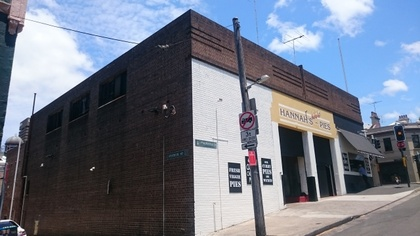
%> input picture Random Workstation/Sample Images/DSC_0764.JPG, 420 x 236 px, shrunk from 640 x 360 before the run
$ octave demo_final.m   (GNU Octave 9; MATLAB toolbox functions it lacks are replaced by stand-ins)
%> lines starting %> are read from the running program, lines starting %| are printed output that depends on the picture
### Random Workstation/getLines.m
% lines = APPgetLargeConnectedEdges(grayIm, minLen)
%
% Uses the method of Video Compass [Kosecka, et al 2002] to get long,
% straight edges.
%
% Input:
%   grayIm: grayscale image to be analyzed
%   minLen: minimum length in pixels for edge (suggested 0.025*diagonal)
% Output:
%   lines: parameters for long, straight lines
%          (nlines, [x1 x2 y1 y2 theta r])
%
% To display result:
%   figure(1), hold off, imshow(grayIm)
%   figure(1), hold on, plot(lines(:, [1 2])', lines(:, [3 4])')
%
% Copyright(C) Derek Hoiem, Carnegie Mellon University, 2007
function lines = getLines(grayIm, minLen)

%% 1. Canny edge detection
[dX, dY] = gradient(conv2(grayIm, fspecial('gaussian', 7, 1.5), 'same'));
im_canny = edge(grayIm, 'canny');

% Remove border edges
im_canny([1 2 end-1 end], :) = 0;
im_canny(:, [1 2 end-1 end]) = 0;
height = size(im_canny, 1);
ind = find(im_canny > 0);

% Gradient direction qunatisaion, in this case we has 8 direction
num_dir = 8;
dX_ind = dX(ind);
dY_ind = dY(ind);
a_ind = atan(dX_ind ./ (dY_ind+1E-10));

% a_ind ranges from 1 to num_dir with bin centered around pi/2
a_ind = ceil(mod(a_ind/pi*num_dir-0.5, num_dir));
%[g, gn] = grp2idx(a_ind);

% get the indices of edges in each direction
for i = 1:num_dir
    direction(i).ind = ind(find(a_ind==i));
end


% remove edges that are too small and give all edges that have the same
% direction a unique id
% edges(height, width, [angle id])
lines = zeros(2000, 9);

used = zeros(size(im_canny));

line_count = 0;
for k = 1:num_dir

    num_ind = 0;
    for m = (k-1):k+1
        num_ind = num_ind + sum(~used(direction(mod(m-1, num_dir)+1).ind));
    end

    ind = zeros(num_ind, 1);
    dir_im = zeros(size(im_canny));

    count = 0;
    for m = (k-1):k+1
        m2 = mod(m-1, num_dir)+1;
        tind = direction(m2).ind(~used(direction(m2).ind));
        tmpcount = length(tind);
        ind(count+1:count+tmpcount) = tind;
        count = count + tmpcount;
    end
    dir_im(ind) = 1;

    [tmpL, num_edges] = bwlabel(dir_im, 8);

    % get the number of pixels in each edge
    edge_size = zeros(num_edges, 1);
    edges = repmat(struct('ind', zeros(200, 1)), num_edges, 1);
    for i = 1:length(ind)
        id = tmpL(ind(i));
        edge_size(id) = edge_size(id) + 1;
        edges(id).ind(edge_size(id)) = ind(i);
    end

    for i = 1:num_edges
        edges(i).ind = edges(i).ind(1:edge_size(i));
    end

    % get the endpoints of the long edges and an image of the long edges
    for id = 1:num_edges
        if edge_size(id) > minLen

            y = mod(edges(id).ind-1, height)+1;
            x = floor((edges(id).ind-1) / height)+1;

            mean_x = mean(x);
            mean_y = mean(y);
            zmx = (x-mean_x);
            zmy = (y-mean_y);
            D = [sum(zmx.^2) sum(zmx.*zmy); sum(zmx.*zmy) sum(zmy.^2)];
            [v, lambda] = eig(D);
            theta = atan2(v(2, 2) , v(1, 2));
            if lambda(1,1)>0
                conf = lambda(2,2)/lambda(1,1);
            else
                conf = 100000;
            end

            if conf >= 400
                line_count = line_count+1;
                used(edges(id).ind) = 1;
                l = sqrt((max(x)-min(x))^2 + (max(y)-min(y))^2);
                x1 = mean_x - cos(theta)*l/2;
                x2 = mean_x + cos(theta)*l/2;
                y1 = mean_y - sin(theta)*l/2;
                y2 = mean_y + sin(theta)*l/2;
                theta = theta - pi / 2;
                r = mean_x*cos(theta)+mean_y*sin(theta);
                lines(line_count, 1:9) = [x1 x2 y1 y2 theta r l mean_x mean_y];
            end
        end
    end
end
lines = lines(1:line_count, :);

### Random Workstation/detectVanishingPoint.m
function [ vanishing, point, foc ] = detectVanishingPoint(g, f, line )
    point = zeros((size(line,1) - 1)*size(line,1)/2,2);
    count = 0;
    for i = 1:size(line,1)
        for j = i + 1:size(line,1)
            theta1 = line(i,5);
            theta2 = line(j,5);
            rho1 = line(i,6);
            rho2 = line(j,6);
            y = (rho1 * cos(theta2) - rho2 * cos(theta1)) / ...
                sin(theta1 - theta2);
            x = (rho1 * sin(theta2) - rho2 * sin(theta1)) / ...
                sin(theta2 - theta1);
            count = count + 1;
            point(count,1) = x;
            point(count,2) = y;
        end
    end
    point = point(1:count,:);
    point(:,1) = point(:,1) - size(f,2) / 2;
    point(:,2) = point(:,2) - size(f,1) / 2;

    radius = sqrt(point(:,1).*point(:,1) + point(:,2).*point(:,2));
    point = point(find(radius > norm(size(f))/2),:);
    theta = atan2(point(:,2),point(:,1));
    T = -pi:0.01:pi;

    theta_bin = histc(theta,T);
    if false
        figure,bar(theta_bin)
        tb = theta_bin;
    end
    nhood =  60;
    dec = 1;
    [~, ix1] = max(theta_bin);
    theta_bin(max(ix1-nhood,1):min(ix1+nhood,length(T))) = 0;
    if ix1 + nhood > length(T)
        theta_bin(1:mod(ix1 + nhood,length(T))) = 0;
    elseif ix1 - nhood < 1
        theta_bin(mod(ix1 - nhood - 1,length(T)):length(T)) = 0;
    end

    temp = ix1;
    ix1 = mod(ix1 + round(length(T)/2),length(T));
    theta_bin(max(ix1-nhood,1):min(ix1+nhood,length(T))) = dec*theta_bin(max(ix1-nhood,1):min(ix1+nhood,length(T)));
    if ix1 + nhood > length(T)
        theta_bin(1:mod(ix1 + nhood,length(T))) = dec*theta_bin(1:mod(ix1 + nhood,length(T)));
    elseif ix1 - nhood < 1
        theta_bin(mod(ix1 - nhood - 1,length(T)):length(T)) = dec*theta_bin(mod(ix1 - nhood - 1,length(T)):length(T));
    end
    ix1 = temp;


    [~, ix2] = max(theta_bin);
    theta_bin(max(ix2-nhood,1):min(ix2+nhood,length(T))) = 0;
    if ix2 + nhood > length(T)
        theta_bin(1:mod(ix2 + nhood,length(T))) = 0;
    elseif ix2 - nhood < 1
        theta_bin(mod(ix2 - nhood - 1,length(T)):length(T)) = 0;
    end

    temp = ix2;
    ix2 = mod(ix2 + round(length(T)/2),length(T));
    theta_bin(max(ix2-nhood,1):min(ix2+nhood,length(T))) = dec*theta_bin(max(ix2-nhood,1):min(ix2+nhood,length(T)));
    if ix2 + nhood > length(T)
        theta_bin(1:mod(ix2 + nhood,length(T))) = dec*theta_bin(1:mod(ix2 + nhood,length(T)));
    elseif ix2 - nhood < 1
        theta_bin(mod(ix2 - nhood - 1,length(T)):length(T)) = dec*theta_bin(mod(ix2 - nhood - 1,length(T)):length(T));
    end
    ix2 = temp;


    [~, ix3] = max(theta_bin);
    theta_bin(max(ix3-nhood,1):min(ix3+nhood,length(T))) = 0;
    if ix3 + nhood > length(T)
        theta_bin(1:mod(ix3 + nhood,length(T))) = 0;
    elseif ix3 - nhood < 1
        theta_bin(mod(ix3 - nhood - 1,length(T)):length(T)) = 0;
    end

    temp = ix3;
    ix3 = mod(ix3 + round(length(T)/2),length(T));
    theta_bin(max(ix3-nhood,1):min(ix3+nhood,length(T))) = dec*theta_bin(max(ix3-nhood,1):min(ix3+nhood,length(T)));
    if ix3 + nhood > length(T)
        theta_bin(1:mod(ix3 + nhood,length(T))) = dec*theta_bin(1:mod(ix3 + nhood,length(T)));
    elseif ix3 - nhood < 1
        theta_bin(mod(ix3 - nhood - 1,length(T)):length(T)) = dec*theta_bin(mod(ix3 - nhood - 1,length(T)):length(T));
    end
    ix3 = temp;


    c1 = cos(T(ix1));
    c2 = cos(T(ix2));
    c3 = cos(T(ix3));
    s1 = sin(T(ix1));
    s2 = sin(T(ix2));
    s3 = sin(T(ix3));


    n1 = [c1;s1];
    n2 = [c2;s2];
    n3 = [c3;s3];
    proj = repmat(point*n1,1,2).*repmat(n1',size(point,1),1);
    temp = point - proj;
    dist = sqrt(temp(:,1).*temp(:,1) + temp(:,2).*temp(:,2));
    len = sqrt(point(:,1).*point(:,1) + point(:,2).*point(:,2));
    ratio = dist./ len;
    threshold = 0.26;
    proj = proj(find(ratio < threshold),:);
    proj = proj(find(proj(:,1)*n1(1) > 0),:);
    proj1 = proj;

    proj = repmat(point*n2,1,2).*repmat(n2',size(point,1),1);
    temp = point - proj;
    dist = sqrt(temp(:,1).*temp(:,1) + temp(:,2).*temp(:,2));
    len = sqrt(point(:,1).*point(:,1) + point(:,2).*point(:,2));
    ratio = dist./ len;
    threshold = 0.26;
    proj = proj(find(ratio < threshold),:);
    proj = proj(find(proj(:,1)*n2(1) > 0),:);
    temp = proj*n2;
    proj2 = proj;

    proj = repmat(point*n3,1,2).*repmat(n3',size(point,1),1);
    temp = point - proj;
    dist = sqrt(temp(:,1).*temp(:,1) + temp(:,2).*temp(:,2));
    len = sqrt(point(:,1).*point(:,1) + point(:,2).*point(:,2));
    ratio = dist./ len;
    threshold = 0.26;
    proj = proj(find(ratio < threshold),:);
    proj = proj(find(proj(:,1)*n3(1) > 0),:);
    temp = proj*n3;
    proj3 = proj;

    dist1 = sqrt(proj1(:,1).*proj1(:,1) + proj1(:,2).*proj1(:,2));
    dist2 = sqrt(proj2(:,1).*proj2(:,1) + proj2(:,2).*proj2(:,2));
    dist3 = sqrt(proj3(:,1).*proj3(:,1) + proj3(:,2).*proj3(:,2));

    d1 = sqrt(abs((-c2*c3-s2*s3)/(-c1*c2-s1*s2)/(-c1*c3-s1*s3)));
    d2 = sqrt(abs((-c1*c3-s1*s3)/(-c2*c1-s2*s1)/(-c2*c3-s2*s3)));
    d3 = sqrt(abs((-c1*c2-s1*s2)/(-c1*c3-s1*s3)/(-c2*c3-s2*s3)));

    foc1 = dist1 ./ d1;
    foc2 = dist2 ./ d2;
    foc3 = dist3 ./ d3;
    F = 0.7*norm(size(f)):1:4*norm(size(f));
    foc_bin1 = histc(foc1,F);
    foc_bin2 = histc(foc2,F);
    foc_bin3 = histc(foc3,F);
    w1 = 1;w2 = 1;w3 = 1;
    foc_bin = w1.*foc_bin1 + w2.*foc_bin2 + w3.*foc_bin3;
    fb1 = foc_bin;
    foc_bin = imfilter(foc_bin,ones(30,1)/30);
    [~,foc_ix] = max(foc_bin);
    foc = F(foc_ix);

    vanishing = [foc*d1*n1';
        foc*d2*n2';
        foc*d3*n3'];

end

### Random Workstation/drawVanishingPoint.m
function [] = drawVanishingPoint( refImg_original, refImg, refImg_vanishing, refImg_point, refImg_foc )
%UNTITLED Summary of this function goes here
if true
    figure,
    imshow(refImg_original)
    hold on;
    ri = randperm(size(refImg_point,1));
    if length(ri) > 2000
        ri = ri(1:2000);
    end
% [6 lines of commented-out code are left out]
    lt = min(refImg_vanishing(:,1)) + size(refImg,2)/2 - 300;
    rt = max(refImg_vanishing(:,1)) + size(refImg,2)/2 + 300;
    tp = min(refImg_vanishing(:,2)) + size(refImg,1)/2 - 300;
    bm = max(refImg_vanishing(:,2)) + size(refImg,1)/2 + 300;
    axis([lt rt tp bm]);
    plot([0 refImg_vanishing(1,1)] +size(refImg,2)/2,[0 refImg_vanishing(1,2)] + size(refImg,1)/2,'.-','markersize',10,'linewidth',2,'color','k');
    plot([0 refImg_vanishing(2,1)] +size(refImg,2)/2,[0 refImg_vanishing(2,2)] + size(refImg,1)/2,'.-','markersize',10,'linewidth',2,'color','k');
    plot([0 refImg_vanishing(3,1)] +size(refImg,2)/2,[0 refImg_vanishing(3,2)] + size(refImg,1)/2,'.-','markersize',10,'linewidth',2,'color','k');
    plot(refImg_vanishing(1,1) +size(refImg,2)/2,refImg_vanishing(1,2) +size(refImg,1)/2,'s','color','k','markersize',15,'linewidth',2);
    plot(refImg_vanishing(2,1) +size(refImg,2)/2,refImg_vanishing(2,2) +size(refImg,1)/2,'s','color','k','markersize',15,'linewidth',2);
    plot(refImg_vanishing(3,1) +size(refImg,2)/2,refImg_vanishing(3,2) +size(refImg,1)/2,'s','color','k','markersize',15,'linewidth',2);
end
fprintf('Coordinates of Detected Vanishing Points:\n');
fprintf('%f\t%f\n',refImg_vanishing(1,1) +size(refImg,2)/2,refImg_vanishing(1,2) +size(refImg,1)/2);
fprintf('%f\t%f\n',refImg_vanishing(2,1) +size(refImg,2)/2,refImg_vanishing(2,2) +size(refImg,1)/2);
fprintf('%f\t%f\n',refImg_vanishing(3,1) +size(refImg,2)/2,refImg_vanishing(3,2) +size(refImg,1)/2);
fprintf('Estimated Focal Length: %d\n',refImg_foc);


end

### Random Workstation/demo_final.m
refImg = imread('Sample Images\DSC_0764.JPG');
%> refImg is the input picture: size 236x420x3 uint8; mean R, G, B 113.6, 120.8, 135.9
currentImg = imread('Sample Images\DSC_0765.JPG');
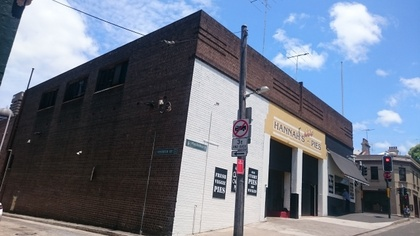
%> input picture Random Workstation/Sample Images/DSC_0765.JPG, 420 x 236 px, shrunk from 640 x 360 before the run
%> currentImg is the input picture: size 236x420x3 uint8; mean R, G, B 110.9, 119.3, 135.4

refImg_original = refImg;
currentImg_original = currentImg;

refImg = rgb2gray(refImg);
%> refImg: size 236x420 uint8
currentImg = rgb2gray(currentImg);
%> currentImg: size 236x420 uint8

refImg_line = getLines(refImg,50);
%> in getLines, `im_canny(:, [1 2 end-1 end]) = 0;`:
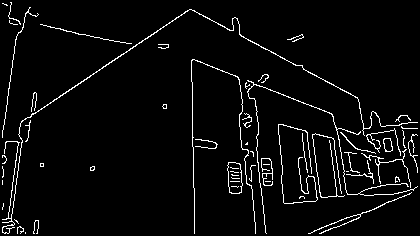
%> im_canny: size 236x420 logical; 4.2% white in thin lines or dots
%> in getLines, `ind = find(im_canny > 0);`: ind = 4143 values from 476 to 98599
%> in getLines, `dX_ind = dX(ind);`: dX_ind = 4143 values, max 48.47 at index 345, min -48.09 at index 2288, mean 0.656
%> in getLines, `dY_ind = dY(ind);`: dY_ind = 4143 values, max 42.2 at index 2901, min -42.43 at index 782, mean -2.37
%> in getLines, `a_ind = atan(dX_ind ./ (dY_ind+1E-10));`: a_ind = 4143 values, max 1.57 at index 1911, min -1.57 at index 3215, mean -0.218
%> in getLines, `a_ind = ceil(mod(a_ind/pi*num_dir-0.5, num_dir));`: a_ind = 4143 values, max 8 at index 14, min 1 at index 10, mean 4.55
%> after the loop in getLines, `for i = 1:num_dir`: direction = 8 items
%> the loop in getLines, `for k = 1:num_dir` made 8 passes
%> num_edges on passes 1 to 8: 134, 160, 156, 120, 133, 169, 140, 128
%> after the loop in getLines, `for k = 1:num_dir`:
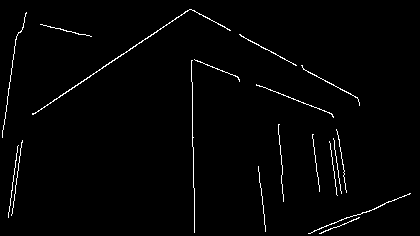
%> used: size 236x420 double; values 0 (black) and 1 (white), 1.7% white in thin lines or dots
%> after the loop in getLines, `for k = 1:num_dir`: D = [40090.2 -4282.2; -4282.2 2131]; conf = 24.53; edge_size = 128 values, max 123 at index 93, min 1 at index 5, mean 7.7; edges = 128 items; ind = 985 values, max 98568 at index 985, min 628 at index 738, mean 63769.1; l = 52.39; lambda = [1653.9 0; 0 40567.3]; line_count = 19; mean_x = 383.2; mean_y = 191; r = 14.83; theta = 3.03; v = [-0.111 -0.994; -0.994 0.111]; x = 123 values, max 417 at index 5, min 348 at index 1, mean 383.2; x1 = 91.97; x2 = 41; y = 123 values, max 196 at index 21, min 184 at index 73, mean 191; y1 = 37.16; y2 = 25.01; zmx = 123 values, max 33.76 at index 5, min -35.24 at index 1, mean -1.29e-14; zmy = 123 values, max 4.99 at index 21, min -7.01 at index 73, mean 7.39e-15
currentImg_line = getLines(currentImg, 50);
%> call 2 of getLines, with minLen = 50
%> in getLines (call 2), `[dX, dY] = gradient(conv2(grayIm, fspecial('gaussian', 7, 1.5), 'same'..`:
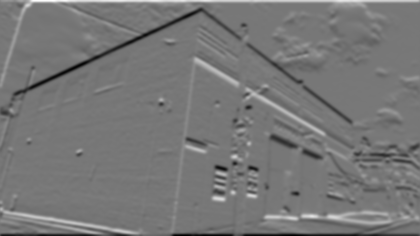
%> dY: size 236x420 double; min -47.75, max 54.23, mean 0; drawn with min black and max white
%> in getLines (call 2), `im_canny = edge(grayIm, 'canny');`:
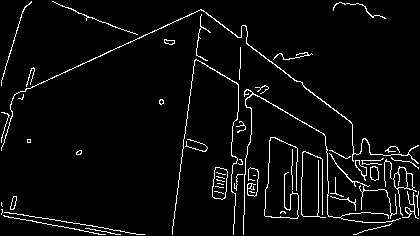
%> im_canny: size 236x420 logical; 4.4% white in thin lines or dots
%> in getLines (call 2), `ind = find(im_canny > 0);`: ind = 4318 values from 550 to 98631
%> in getLines (call 2), `dX_ind = dX(ind);`: dX_ind = 4318 values, max 47.19 at index 250, min -48.59 at index 2255, mean 0.568
%> in getLines (call 2), `dY_ind = dY(ind);`: dY_ind = 4318 values, max 42.34 at index 2833, min -45.27 at index 541, mean -0.276
%> in getLines (call 2), `a_ind = atan(dX_ind ./ (dY_ind+1E-10));`: a_ind = 4318 values, max 1.57 at index 3824, min -1.57 at index 1331, mean 0.144
%> in getLines (call 2), `a_ind = ceil(mod(a_ind/pi*num_dir-0.5, num_dir));`: a_ind = 4318 values, max 8 at index 31, min 1 at index 166, mean 4.91
%> the loop in getLines (call 2), `for k = 1:num_dir` made 8 passes
%> num_edges on passes 1 to 8: 150, 152, 124, 113, 154, 170, 138, 125
%> pass 1, in getLines (call 2), `[tmpL, num_edges] = bwlabel(dir_im, 8);`:
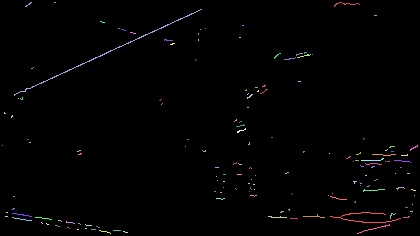
%> tmpL: size 236x420 double; 151 distinct labels, from 0 to 150; one colour per label, 0 black
%> pass 3, in getLines (call 2), `[tmpL, num_edges] = bwlabel(dir_im, 8);`:
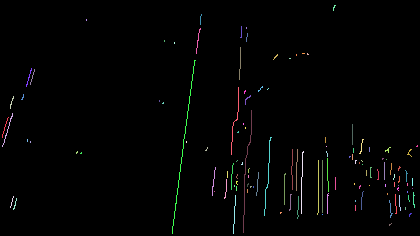
%> tmpL: size 236x420 double; 125 distinct labels, from 0 to 124; one colour per label, 0 black
%> (the rest of the program and of its run is left out)
